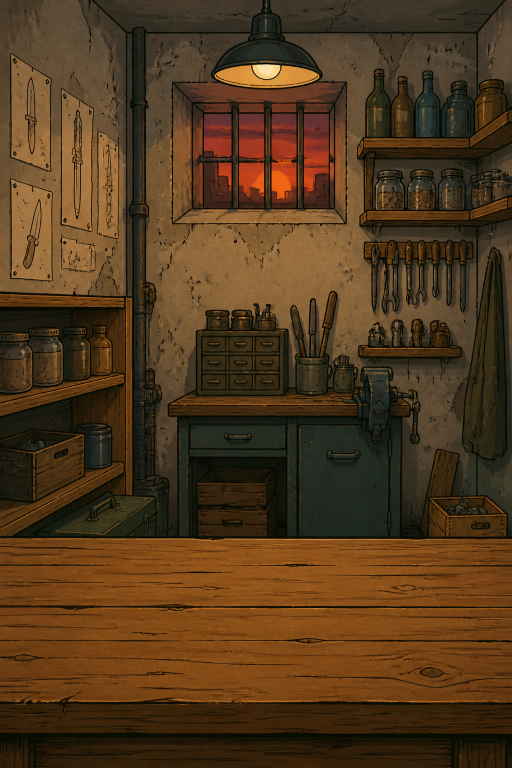
#> input picture tools/masters/source/room.png, 1024 x 1536 px, found by its file name (shown at 1/2 size)
$ python build-utilizator-room.py
#> lines starting #> are read from the running program, lines starting #| are printed output that depends on the picture
"""
Утилизатор's fight room, 1024×1536 (the artist's layers, tools/boss/source/utilizator/room/): the night yard (room.png,
the sky cut out), the seamless storm sky (sky.png) that drifts behind it, the lightning (bolt.png, with its own blue haze)
→ public/assets/arena/utilizator/{room,sky,bolt}.webp, plus what the room draws itself (arena-bg.tsx UtilizatorRoom):
rain-a / rain-b.webp — two rain sheets (near: long bright streaks, far: thin faint ones), each tiles top to bottom;
fog.webp — a band of ground fog that tiles left to right; and the flat picture for the places that show it still
(public/assets/arena/utilizator.webp).
"""
import random
import numpy as np
from PIL import Image, ImageDraw, ImageFilter

S = "tools/boss/source/utilizator/room"
O = "public/assets/arena/utilizator"
room = Image.open(f"{S}/room.png").convert("RGBA")
assert room.size == (1024, 1536), room.size
room.save(f"{O}/room.webp", quality=75, method=6)
sky = Image.open(f"{S}/sky.png").convert("RGB").resize((1024, 1024), Image.LANCZOS)
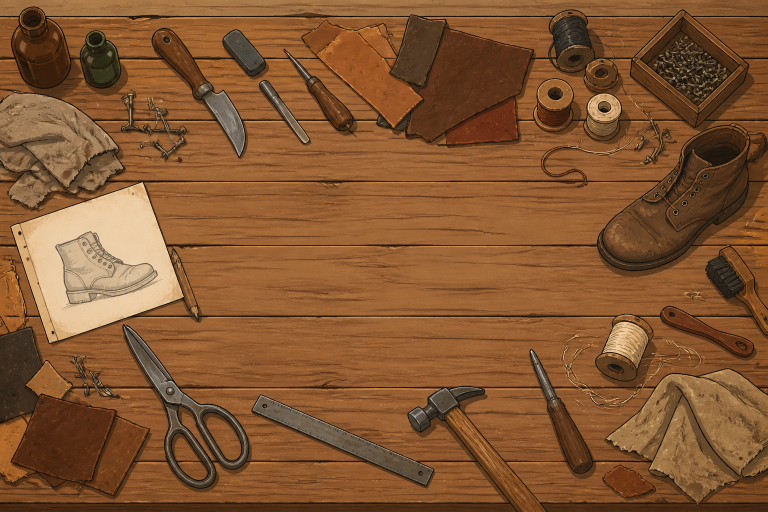
#> input picture tools/masters/source/board.png, 1536 x 1024 px, given in place of sky.png, which was not available (shown at 1/2 size)
sky.save(f"{O}/sky.webp", quality=75, method=6)
bolt = Image.open(f"{S}/bolt.png").convert("RGBA").resize((900, 600), Image.LANCZOS)
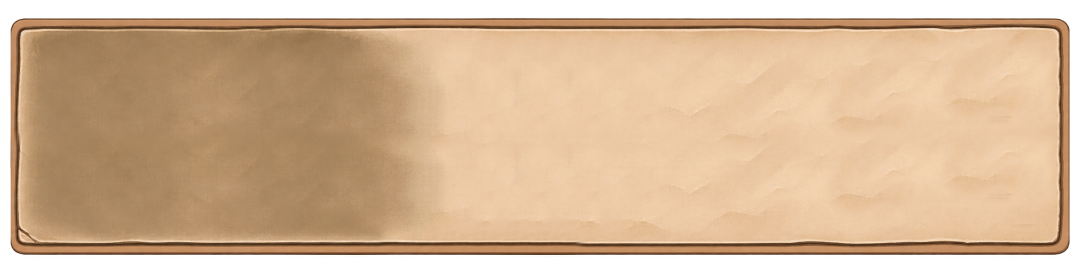
#> input picture tools/masters/source/card-layer.png, 2172 x 541 px, given in place of bolt.png, which was not available (shown at 1/2 size)
bolt.save(f"{O}/bolt.webp", quality=75, method=6)


def rain(w, h, n, length, width, alpha, seed, slant=0.18):
    """streaks that wrap top to bottom and side to side (the tile repeats seamlessly while it falls)"""
#> called with w = 1024, h = 768, n = 420, length = 70, width = 2, alpha = 150, seed = 1, slant = 0.18
    random.seed(seed)
    t = Image.new("RGBA", (w, h), (0, 0, 0, 0))
#> t: PIL image 1024x768 RGBA; every value is 0
    d = ImageDraw.Draw(t)
    for _ in range(n):
        x, y = random.uniform(0, w), random.uniform(0, h)
        L = length * random.uniform(0.6, 1.3)
        a = int(alpha * random.uniform(0.45, 1))
        for dy in (-h, 0, h):
            for dx in (-w, 0, w):
                d.line([(x + dx, y + dy), (x + dx - L * slant, y + dy + L)], fill=(200, 220, 255, a), width=width)
    return t.filter(ImageFilter.GaussianBlur(0.6))


rain(1024, 768, 420, 70, 2, 150, 1).save(f"{O}/rain-a.webp", quality=75, method=6)
rain(1024, 768, 900, 38, 1, 95, 2).save(f"{O}/rain-b.webp", quality=75, method=6)
#> call 2 of rain, with w = 1024, h = 768, n = 900, length = 38, width = 1, alpha = 95, seed = 2, slant = 0.18
#> in rain (call 2), `return t.filter(ImageFilter.GaussianBlur(0.6))`:
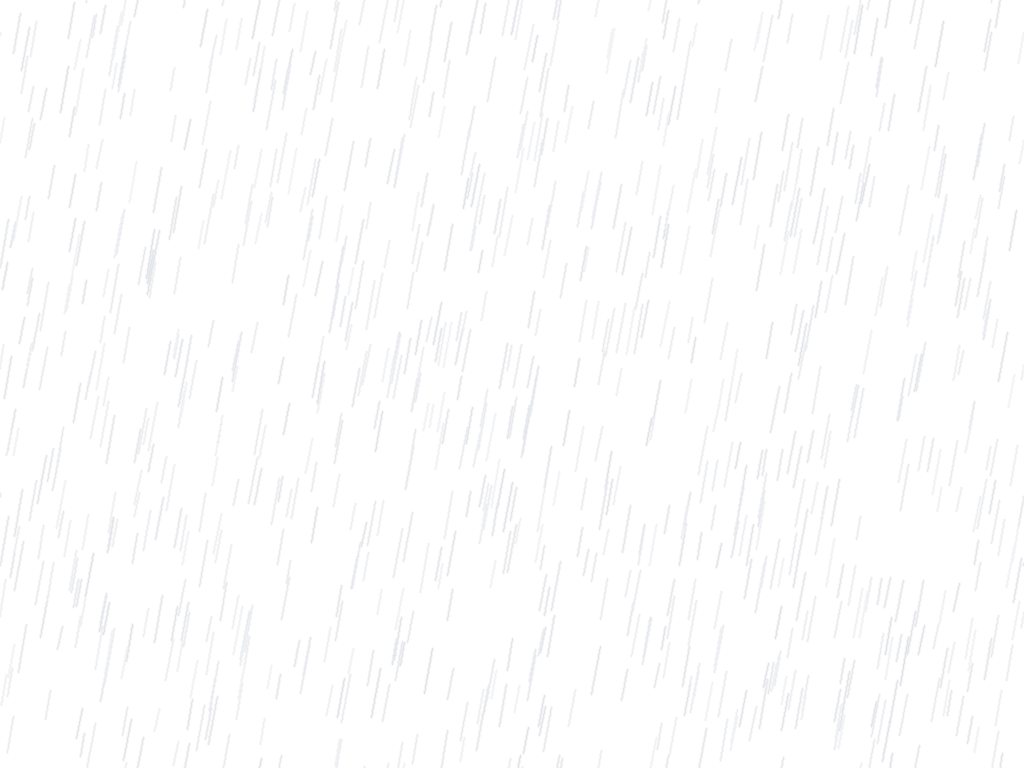
#> returned value: PIL image 1024x768 RGBA; mean R, G, B, A 8.3, 9.2, 10.6, 2.9; transparent parts drawn white

# fog: soft blobs, wrapped left to right
random.seed(3)
W, H = 2048, 420
f = Image.new("L", (W, H), 0)
#> f: PIL image 2048x420 L; every value is 0
d = ImageDraw.Draw(f)
for _ in range(90):
    x, y = random.uniform(0, W), random.uniform(H * 0.3, H * 0.85)
    rx, ry = random.uniform(120, 320), random.uniform(40, 110)
    v = random.randint(40, 110)
    for dx in (-W, 0, W):
        d.ellipse([x + dx - rx, y - ry, x + dx + rx, y + ry], fill=v)
f = f.filter(ImageFilter.GaussianBlur(38))
a = np.array(f).astype(np.float32)
ys = np.linspace(0, 1, H)[:, None]
a *= np.clip(np.minimum(ys / 0.35, (1 - ys) / 0.25), 0, 1)        # fades out at the top and the bottom of the band
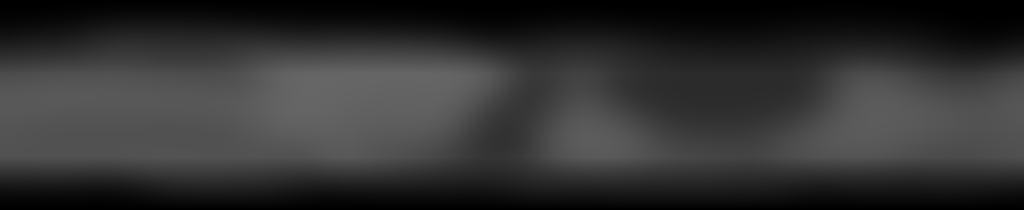
#> a: shape (420, 2048) float32 (shown at 1/2 size); min 0, max 102, mean 50.1
fog = np.zeros((H, W, 4), np.uint8)
fog[..., 0], fog[..., 1], fog[..., 2] = 170, 190, 205
fog[..., 3] = np.clip(a * 1.6, 0, 255).astype(np.uint8)
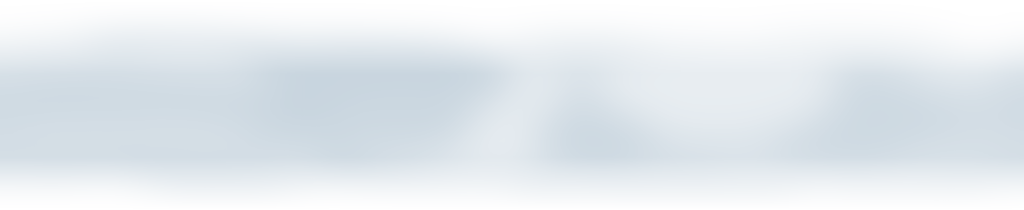
#> fog: shape (420, 2048, 4) (shown at 1/2 size); mean of channels 0, 1, 2, 3 170, 190, 205, 79.6; transparent parts drawn white
Image.fromarray(fog).save(f"{O}/fog.webp", quality=75, method=6)

# the still picture: the sky, a faint bolt, the yard
flat = Image.new("RGBA", (1024, 1536), (0, 0, 0, 255))
flat.paste(sky.convert("RGBA"), (0, -260))
b2 = bolt.copy(); b2.putalpha(Image.fromarray((np.array(bolt)[..., 3] * 0.5).astype(np.uint8)))
#> after `b2.putalpha(Image.fromarray((np.array(bolt)[..., 3] * 0.5).astype(np.u`:
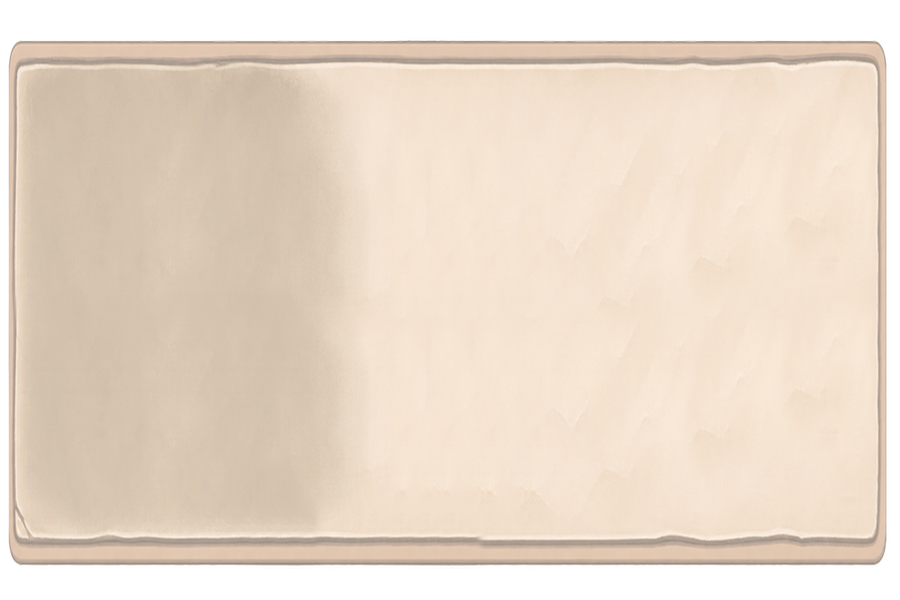
#> b2: PIL image 900x600 RGBA; mean R, G, B, A 176.9, 145.4, 113, 107.6; transparent parts drawn white
flat.alpha_composite(b2, (180, -40))
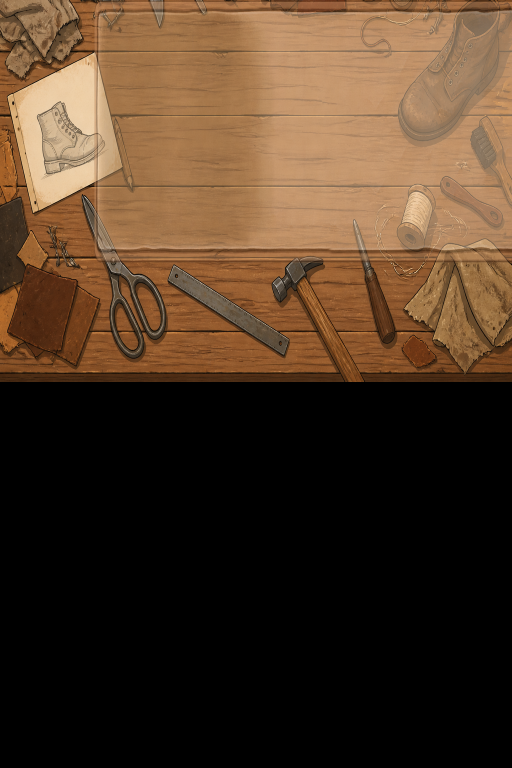
#> flat: PIL image 1024x1536 RGBA (shown at 1/2 size); mean R, G, B, A 76.5, 55.5, 36.9, 255
flat.alpha_composite(room)
flat.convert("RGB").save("public/assets/arena/utilizator.webp", quality=75, method=6)
print("ok")
